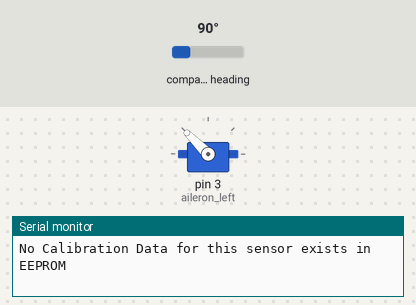
Bench run of a program on a simulated Teensy 4. Shown: servo, the last lines printed to the serial monitor. Inputs (shaded band) come from the test bench; at power-on: compass heading 90°. EEPROM starts erased.

Above: at 0.2 s.
At 6.1 s:
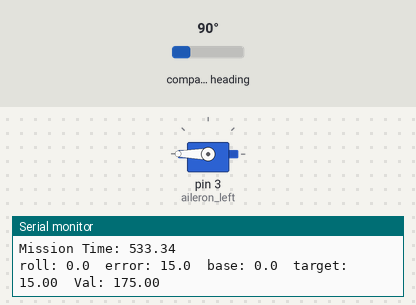
At 20.6 s:
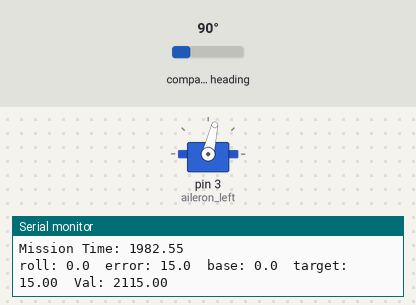
At 39.42 s:
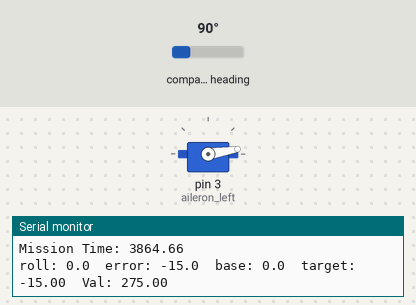
Timing chart, 0 to 40.0 s (numbered marks = the images above):
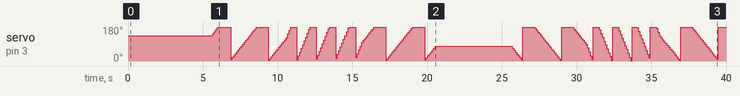

The program:

main.cpp
```cpp
#include <Adafruit_BNO055.h>
#include <Adafruit_Sensor.h>
#include <Arduino.h>
#include <Plane.h>
#include <Wire.h>
#include <utility/imumaths.h>
#include <Servo.h>

Plane plane;
uint8_t aDelay;
unsigned long current_time, prev_time, dt;

void loopRate(int freq) {
  //DESCRIPTION: Regulate main loop rate to specified frequency in Hz
  /*
   * It's good to operate at a constant loop rate for filters to remain stable and whatnot. Interrupt routines running in the
   * background cause the loop rate to fluctuate. This function basically just waits at the end of every loop iteration until
   * the correct time has passed since the start of the current loop for the desired loop rate in Hz. 2kHz is a good rate to
   * be at because the loop nominally will run between 2.8kHz - 4.2kHz. This lets us have a little room to add extra computations
   * and remain above 2kHz, without needing to retune all of our filtering parameters.
   */
  float invFreq = 1.0/freq*1000000.0;
  unsigned long checker = micros();

  //Sit in loop until appropriate time has passed
  while (invFreq > (checker - current_time)) {
    checker = micros();
  }
}

void setup() {
    Serial.begin(9600);
    delay(100);
    while(!plane.start(29.84))
    delay(100);
}

void loop() {
    plane.printCurrentState();
    plane.getData();
    // plane.getAbsoluteAttitude();
    plane.getDesiredState();
    plane.getErrors();
    plane.makeCorrections();

    // Regulates loop rate to 200
    // loopRate(2000);
    delay(100);
}
```

Motor.h
```cpp
#ifndef __Motor_H__
#define __Motor_H__

#include <cstdint>

class Motor {
  private:
    int MAX_RPM;
    int MAX_BURST_CURRENT;
    int MAX_CONT_CURRENT;
    int currentRPM;

  public:
    enum Type { BRUSHLESS, BRUSHED };
    /*!
     * @brief Motor Constructor
     * @param rpm, type, max_burst_current, max_cont_current
     */
    Motor(int rpm, Motor::Type type, int max_burst_current, int max_cont_current);
    ~Motor();
};

#endif
```

Plane.h
```cpp
#ifndef __Plane_H__
#define __Plane_H__

#include "Adafruit_BMP085_U.h"
#include <Adafruit_BNO055.h>
#include <Adafruit_Sensor.h>
#include <Servo.h>

class Plane {
  public:
    /* How quickly to run sensors based phase of flight*/
    typedef enum {
        WAITING = 200,
        TAKEOFF = 50,
        CLIMBING = 100,
        CRUISE = 200,
        BASE = 100,
        FINAL = 50,
        EMERGENCY = 10,
    } phase;

  private:
    Adafruit_BNO055 bno = Adafruit_BNO055(55);
    Adafruit_BMP085_Unified bmp = Adafruit_BMP085_Unified(10085);
    sensors_event_t event;
    phase flight_phase = WAITING;

    /* SERVOS */
    Servo aileron_left;
    Servo aileron_right;
    Servo elevator;
    Servo rudder;

    float pressure;
    float temperature;
    float seaLevelPressure;
    float altitude;

    /* HELPERS */
    float TRIM_ARRAY[100];

    /* MAX VALUES */
    uint8_t MAX_ROLL = 30;
    uint8_t MAX_PITCH = 30;

    /* HEADING VALUES */
    float heading_target = 0;
    float heading_current;
    float heading_prev = 0;
    float heading_error;
    float heading_base;
    float heading_error_base;

    /* ROLL VALUES */
    float roll_target = 0;
    float roll_current;
    float roll_prev = 0;
    float roll_error;
    float roll_base;
    float roll_error_base;
    float roll_trim = 0;
    float roll_servo_val_r = 135;
    float roll_servo_val_l = 135;

    /* PITCH VALUES */
    float pitch_target = 0;
    float pitch_current;
    float pitch_prev = 0;
    float pitch_error;
    float pitch_base;
    float pitch_error_base;
    float pitch_trim = 0;
    float pitch_servo_val = 0;

    /* YAW VALUES */
    float yaw_target = 0;
    float yaw_current;
    float yaw_prev = 0;
    float yaw_error;
    float yaw_base;
    float yaw_error_base;
    float yaw_trim = 0;

    /* SPEED VALUES */
    float speed_target;
    float speed_current;
    float speed_prev = 0;
    float speed_error;
    float velocity = 0;

    /* RAW QUATERNION VALUES */
    float q0 = 0.0;
    float q1 = 0.0;
    float q2 = 0.0;
    float q3 = 0.0;

    /* TIME VALUES */
    float start_time;
    float elapsed_time;

  public:
    void moveServo(Servo *servo, uint8_t value);

    void makeCorrections();

    float kalman(float u);

    /*!
     * @brief Low pass filter to filter out noise
     * @param oldValue pass in the previous value
     * @param currentValue pass in the current value
     *
     */
    float filter(float &oldValue, float &currentValue);


    void getIMUdata();

    void getDesiredState();

    void getErrors();

    /*!
    * @brief Retrieves raw data from all sensors and passes it through a low pass filter to limit noise
    */
    void getData();

    /*!
     * @brief Changes the flight phase to set how fast to run the computer
     * @param phase set the phase based on enum type
     */
    void setPhase(phase phase);

    /*!
     * @brief Gets the value of the flight phase to update the computer speed
     * @return return an integer contained in the enum
     */
    void getPhase(uint8_t *phase_value);


    /*!
     * @brief Prints current state of plane
     */
    void printCurrentState();

    /*!
     * @brief Starts initialization of plane
     * @param pressure Set a pressure for current area
     * @return Returns true if successful
     */
    bool start(float pressure);

    void test();

    /*!
     * @brief Calibrates plane sensors
     * @param recalibrate Read calibration data from memory or redo calibration steps
     * @return Returns true if calibration is complete
     */
    bool calibratePlane();


};

#endif
```

Motor.cpp
```cpp
#include <Motor.h>

Motor::Motor(int rpm, Motor::Type type, int max_burst_current, int max_cont_current) {}

Motor::~Motor() {}
```

Plane.cpp
```cpp
#include "Arduino.h"
#include <EEPROM.h>
#include <Plane.h>
#include <SPI.h>
#include <Wire.h>
#include <utility/imumaths.h>

int buttonApin = 2;         // the number of the pushbutton pin

void Plane::moveServo(Servo *aServo, uint8_t value) {
    aServo->write(value);
}

void Plane::makeCorrections() {
    if (abs(roll_error )> 2.5 ) {
       roll_servo_val_l = roll_servo_val_l + roll_error/1.5;
       moveServo(&aileron_left, roll_servo_val_l);
    }
}

float Plane::kalman(float u) {
    static const float r = 40;
    static const float h = 10;
    static float q = 10;
    static float p = 0;
    static float u_hat = 0;
    static float k = 0;

    k = p * h / (h * p * h + r);
    u_hat = u_hat + k*(u-h*u_hat);

    p = (1 - k * h) * p + q;

    return u_hat;
}

float Plane::filter(float &oldValue, float &currentValue) {
    return 0.8 * oldValue + 0.2 * currentValue;
}

void Plane::getIMUdata() {
    imu::Vector<3> gyr = bno.getVector(Adafruit_BNO055::VECTOR_GYROSCOPE);
    imu::Vector<3> acc = bno.getVector(Adafruit_BNO055::VECTOR_ACCELEROMETER);
    imu::Vector<3> mag = bno.getVector(Adafruit_BNO055::VECTOR_MAGNETOMETER);
}

void Plane::getData() {
    imu::Quaternion quat = bno.getQuat();

    // bmp.getEvent(&event);
    // pressure = event.pressure;
    // bmp.getTemperature(&temperature);
    // altitude = bmp.pressureToAltitude(seaLevelPressure, pressure, temperature);

    q0=quat.w();
    q1=quat.x();
    q2=quat.y();
    q3=quat.z();

    /* GET ROLL VALUES */
    roll_current = atan2(2*(q0*q1+q2*q3),1-2*(q1*q1+q2*q2));
    roll_current = roll_current/(2*3.141592654)*360;
    roll_current = filter(roll_prev, roll_current);
    roll_prev = roll_current;

    /* GET PITCH VALUES */
    pitch_current = asin(2*(q0*q2-q3*q1));
    pitch_current = pitch_current/(2*3.141592654)*360;
    pitch_current = filter(pitch_prev, pitch_current);
    pitch_prev = pitch_current;

    /* GET YAW VALUES */
    yaw_current = atan2(2 * (q0 * q3 + q1 * q2), 1 - 2 * (q2 * q2 + q3 * q3));
    yaw_current = yaw_current / (2 * PI) * 360;
    yaw_current = filter(yaw_prev, yaw_current);
    yaw_prev = yaw_current;

    /* GET HEADING VALUES */
    heading_current = yaw_current * -1;
    heading_current = filter(heading_prev, heading_current);
    if (heading_current < 0) {
        heading_current = 360 + heading_current;
    }
    heading_prev = heading_current;

    /* GET MISSION TIME */
    elapsed_time = (micros() - start_time) / 10000;
}

void Plane::getDesiredState() {
    if (elapsed_time > 500 ) {
        pitch_target = 15;
        roll_target = 15;
    }
    if (elapsed_time > 1000 ) {
        pitch_target = 30;
        roll_target = 30;
    }
    if (elapsed_time > 1500 ) {
        pitch_target = 15;
        roll_target = 15;
    }
    if (elapsed_time > 2000 ) {
        pitch_target = 0;
        roll_target = 0;
    }
    if (elapsed_time > 2500 ) {
        pitch_target = -15;
        roll_target = -15;
    }
    if (elapsed_time > 3000 ) {
        pitch_target = -30;
        roll_target = -30;
    }
    if (elapsed_time > 3500 ) {
        pitch_target = -15;
        roll_target = -15;
    }
    if (elapsed_time > 4000 ) {
        pitch_target = 0;
        roll_target = 0;
    }
}

void Plane::getErrors() {
    roll_error = roll_target - roll_current;
    roll_error_base = roll_base - roll_current;
    pitch_error = pitch_target - pitch_current;
    pitch_error_base = pitch_base - pitch_current;
    yaw_error = yaw_target - yaw_current;
    yaw_error_base = yaw_base - yaw_current;
    heading_error = heading_current - heading_target;
    heading_error_base = (heading_base - heading_current) * -1;
}

void Plane::setPhase(phase phase) { flight_phase = phase; };

void Plane::getPhase(uint8_t *phase_value) {
    *phase_value = flight_phase;
};

void Plane::printCurrentState() {
    Serial.print("Mission Time: ");
    Serial.println(elapsed_time);

    Serial.print("\nroll: ");
    Serial.print(roll_current, 1);
    Serial.print("\terror: ");
    Serial.print(roll_error, 1);
    Serial.print("\tbase: ");
    Serial.print(roll_error_base, 1);
    Serial.print("\ttarget: ");
    Serial.print(roll_target);
    Serial.print("\tVal: ");
    Serial.print(roll_servo_val_l);

    // Serial.print("pitch: ");
    // Serial.print(pitch_current, 1);
    // Serial.print("\terror: ");
    // Serial.print(pitch_error, 1);
    // Serial.print("\tbase: ");
    // Serial.print(pitch_error_base, 1);
    // Serial.println("");

    // Serial.print("yaw: ");
    // Serial.print(yaw_current, 1);
    // Serial.print("\terror: ");
    // Serial.print(yaw_error, 1);
    // Serial.print("\tbase: ");
    // Serial.print(yaw_error_base, 1);
    // Serial.println("");

    // Serial.print("head: ");
    // Serial.print(heading_current, 0);
    // Serial.print("\terror: ");
    // Serial.print(heading_error, 0);
    // Serial.print("\tbase: ");
    // Serial.print(heading_error_base, 0);
    // Serial.println("");

    // Serial.print("pressure: ");
    // Serial.print(pressure);
    // Serial.print("\ttemperature: ");
    // Serial.print(temperature);
    // Serial.print("\taltitude: ");
    // Serial.print(altitude);
    Serial.println("");
    Serial.println("");
}

bool Plane::calibratePlane() {
    uint8_t system, gyro, accel, mag;
    system = gyro = accel = mag = 0;
    int eeAddress = 0;
    long bnoID;

    adafruit_bno055_offsets_t calibrationData;

    EEPROM.get(eeAddress, bnoID);
    sensor_t sensor;


    bno.getSensor(&sensor);
    if (bnoID != sensor.sensor_id) {
        Serial.println("\nNo Calibration Data for this sensor exists in EEPROM");
        delay(500);
    } else {
        Serial.println("\nFound Calibration for this sensor in EEPROM.");
        eeAddress += sizeof(long);
        EEPROM.get(eeAddress, calibrationData);

        Serial.println("\n\nRestoring Calibration data to the BNO055...");
        bno.setSensorOffsets(calibrationData);

        Serial.println("\n\nCalibration data loaded into BNO055");
        return true;
    }

    // while(digitalRead(buttonApin) == HIGH) {
    //     bno.getEvent(&event);
    //     bno.getCalibration(&system, &gyro, &accel, &mag);
    //     Serial.print("X: ");
    //     Serial.print(event.orientation.x, 4);
    //     Serial.print("\tY: ");
    //     Serial.print(event.orientation.y, 4);
    //     Serial.print("\tZ: ");
    //     Serial.print(event.orientation.z, 4);
    //     Serial.print("\t\tSys:");
    //     Serial.print(system, DEC);
    //     Serial.print(" G:");
    //     Serial.print(gyro, DEC);
    //     Serial.print(" A:");
    //     Serial.print(accel, DEC);
    //     Serial.print(" M:");
    //     Serial.println(mag, DEC);
    //     delay(100);
    // }

        bno.getCalibration(&system, &gyro, &accel, &mag);
        Serial.print("Sys:");
        Serial.print(system, DEC);
        Serial.print(" G:");
        Serial.print(gyro, DEC);
        Serial.print(" A:");
        Serial.print(accel, DEC);
        Serial.print(" M:");
        Serial.println(mag, DEC);

        if(system == 3 && gyro == 3 && accel == 3 && mag == 3) {
             bno.setSensorOffsets(calibrationData);
             return true;
        }

        return false;
}

bool Plane::start(float pressure = SENSORS_PRESSURE_SEALEVELHPA) {
    if (pressure != SENSORS_PRESSURE_SEALEVELHPA) {
        seaLevelPressure = pressure / 0.02953;
    }

    // if (!bmp.begin()) {
    //     Serial.print("Ooops, no BMP085 detected ... Check your wiring or I2C ADDR!\n");
    //     return false;
    // }

    if (!bno.begin()) {
        Serial.print("Ooops, no BNO055 detected ... Check your wiring or I2C ADDR!\n");
        return false;
    }

    bno.setExtCrystalUse(true);
    aileron_left.attach(3);
    moveServo(&aileron_left, 135);

    while(!calibratePlane()) {
        Serial.print("Running");
    }

    // get raw data
    for (uint8_t i = 0; i < 250; i++) {
       getData();
    }


    /* SET BASELINE NUMBERS */
    roll_base = roll_current;
    pitch_base = pitch_current;
    yaw_base = yaw_current;
    heading_base = heading_base;

    /* START MISSION TIMER */
    start_time = micros();
    elapsed_time = 0;

    return true;
}
```

Measured:
- by itself, servo on pin 3 (aileron_left): 135° → 145° at 5.7 s, → 155° 0.10 s later, → 165° 0.10 s later, → 175° 0.10 s later, … (219 changes in this stretch)
